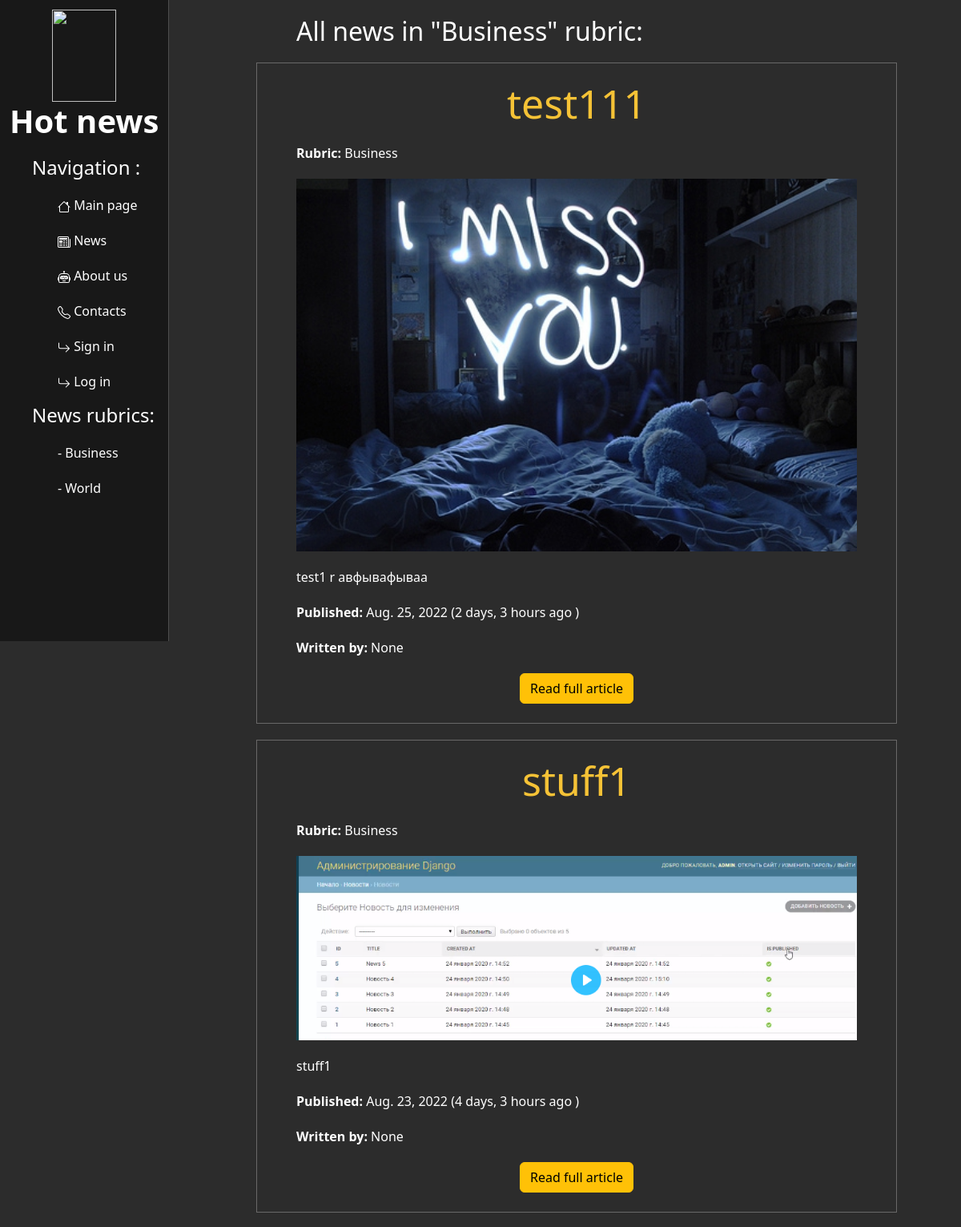
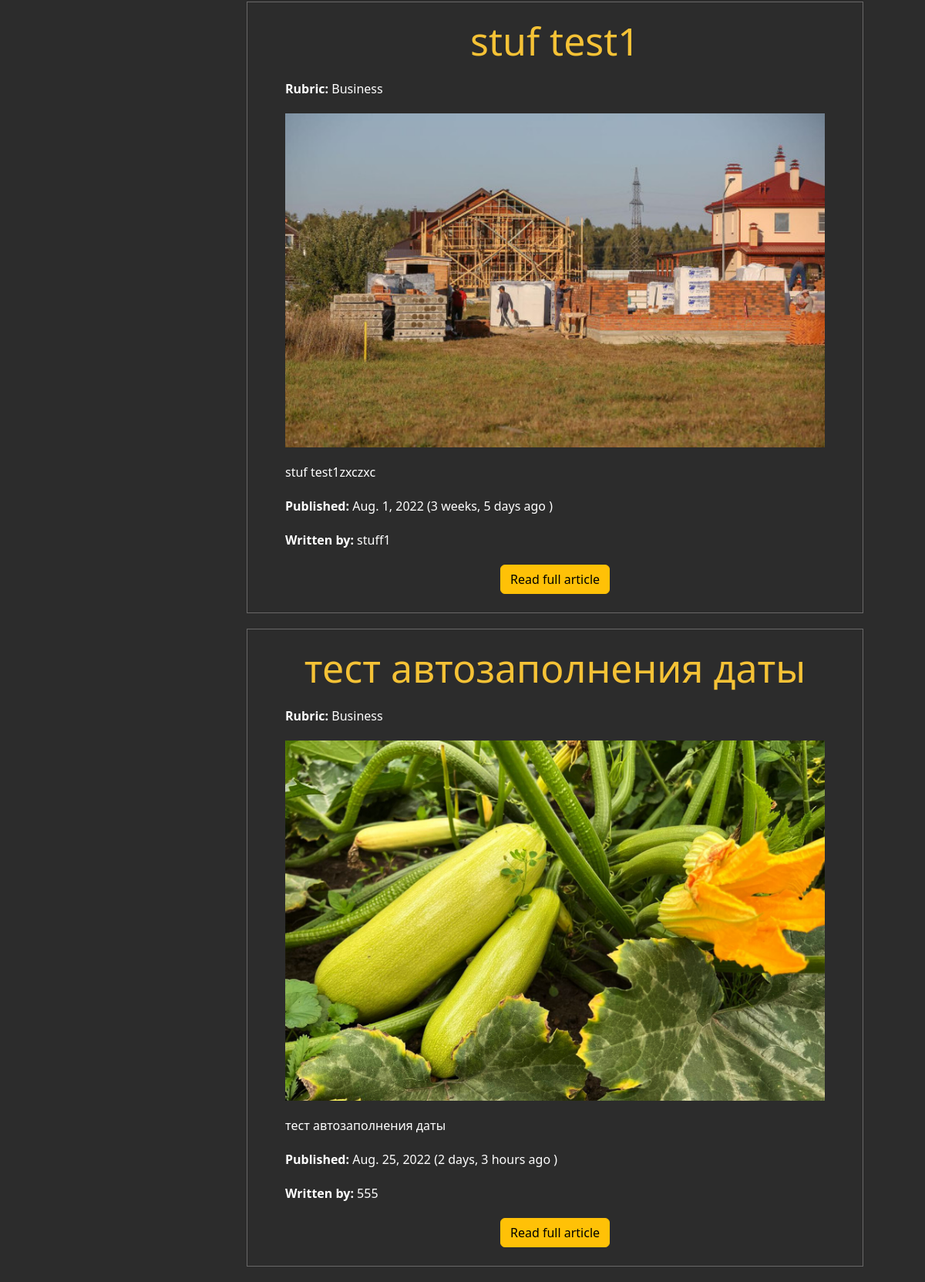
/news/by_rubric/1/, run on the app's committed database (2 pictures, top to bottom).
### news/models.py (models this page shows, shortened)
class Rubric(models.Model):
    name = models.CharField(max_length=150,
                            help_text="Enter the article's rubric",
                            verbose_name="The article's rubric")
    def __str__(self):
        return self.name

class NewsArticles(models.Model):
    title = models.CharField('name', max_length=100)
    text = models.TextField('full_text')
    date = models.DateField('Date', auto_now_add=True)
    photo = models.ImageField(upload_to='photos/%Y/%m/%d/', null=True, blank=True)
    author = models.ForeignKey(User, on_delete=models.PROTECT,
                               help_text="Select the author",
                               verbose_name="Author",
                               null=True, blank=True)
    rubric = models.ForeignKey('Rubric', on_delete=models.PROTECT,
                               help_text="Choose the rubric",
                               verbose_name="Rubric",
                               null=True)
    class Meta:
        verbose_name = "News article"
        verbose_name_plural = "News articles"

### news/views.py (the view)
# urls.py: path('by_rubric/<int:rubric_id>/', views.by_rubric, name='by_rubric'),
def by_rubric(request, rubric_id):
    news_by_rubric = NewsArticles.objects.filter(rubric=rubric_id)
    rubrics = Rubric.objects.all()
    current_rubric = Rubric.objects.get(pk=rubric_id)
    context = {'news_by_rubric': news_by_rubric,
               'rubrics': rubrics,
               'current_rubric': current_rubric,
               }
    return render(request, 'news/by_rubric.html', context)

### news/templates/news/by_rubric.html (shortened to what this page needs)
{% extends "main/base.html" %}
{% block content %}
<div class="features">
    <div class="news_roll">
        <h2>All news in "{{current_rubric}}" rubric: </h2>
        {% if news_by_rubric %}
            {% for article in news_by_rubric %}
                <div class='article'>
                    <h1> {{ article.title }} </h1>
                    <p> <strong>Rubric: </strong> {{ article.rubric }} </p>
                    <img src="{{ article.photo.url }}" width ="700">
                    <p> {{ article.text }} </p>
                    <p><strong>Published:</strong> {{article.date}}  ({{article.date|timesince}} ago )</p>
                    <p><strong>Written by: </strong> {{article.author}}</p>
                    <a href="{% url 'DetailView' article.id %}" class="btn btn-warning"> Read full article </a>
                    <br>
                    <br>
                </div>
            {% endfor %}
        {% endif %}
    </div>
</div>
{% endblock content %}

### main/templates/main/base.html (shortened to what this page needs)
<!DOCTYPE html>
<html lang="en">
{% load static %}
<head>
    <link rel="stylesheet" href="https://cdn.jsdelivr.net/npm/bootstrap@5.2.0-beta1/dist/css/bootstrap.min.css">
    <link rel="stylesheet" href="{%static 'main/css/main.css' %}">
</head>
<body>
<div class=".container-fluid">
    <div class="row">
        <div class=".col-">
            <aside>
                <div>
                    <img src="{% static 'main/img/fire.png' %}">
                    <h1 class="logo"> Hot news </h1>
                </div>
                <div style="padding-left: 15%">
                    <h4>Navigation :</h4>
                    <ul>
                        <li><a href="{% url 'index' %}">  </i> Main page</a></li>
                        <li><a href="{% url 'news_index' %}"> News </a></li>
                        <li><a href="{% url 'about' %}"> About us </a></li>
                        <li><a href="{% url 'contacts' %}"> Contacts </a></li>
                        {% if user.is_authenticated %}
                          <li><a href="{% url 'add_an_article' %}"><svg xmlns="http://www.w3.org/2000/svg" width="16" height="16" fill="currentColor" class="bi bi-plus-square" viewBox="0 0 16 16">
                            <path d="M14 1a1 1 0 0 1 1 1v12a1 1 0 0 1-1 1H2a1 1 0 0 1-1-1V2a1 1 0 0 1 1-1h12zM2 0a2 2 0 0 0-2 2v12a2 2 0 0 0 2 2h12a2 2 0 0 0 2-2V2a2 2 0 0 0-2-2H2z"/>
                            <path d="M8 4a.5.5 0 0 1 .5.5v3h3a.5.5 0 0 1 0 1h-3v3a.5.5 0 0 1-1 0v-3h-3a.5.5 0 0 1 0-1h3v-3A.5.5 0 0 1 8 4z"/>
                            </svg> Add article </a></li>
                          <li><a href="{% url 'logout' %}"><svg xmlns="http://www.w3.org/2000/svg" width="16" height="16" fill="currentColor" class="bi bi-arrow-90deg-down" viewBox="0 0 16 16">
                            <path fill-rule="evenodd" d="M4.854 14.854a.5.5 0 0 1-.708 0l-4-4a.5.5 0 0 1 .708-.708L4 13.293V3.5A2.5 2.5 0 0 1 6.5 1h8a.5.5 0 0 1 0 1h-8A1.5 1.5 0 0 0 5 3.5v9.793l3.146-3.147a.5.5 0 0 1 .708.708l-4 4z"/>
                            </svg></i> log out </a></li>
                        {% else %}
                          <li><a href="{% url 'register' %}"></i> Sign in </a></li>
                          <li><a href="{% url 'login' %}"></i> Log in </a></li>
                        {% endif %}
                    </ul>
                    {% if rubrics %}
                        <h4>News rubrics:</h4>
                        <ul>
                            {%for rubric in rubrics%}
                                <li><a href="{% url 'by_rubric' rubric.pk %}"> - {{rubric.name}}</a></li>
                            {%endfor%}
                        </ul>
                    {% endif %}
                </div>
            </aside>
        </div>
        <div class=".col-md">
            <main>
                {% block content %}
                {% endblock content %}
            </main>
        </div>
    </div>
</div>
</body>
</html>

### main/static/main/css/main.css (style rules this page uses)
body { background: #2c2c2c; }
aside { background: #181818; float: left; padding: 1%; height:100vh; color:#fff; border-right: 1px solid #4d4d4d; position: fixed; }
aside img { width: 80px; height: 115px; display: block; margin-left: auto; margin-right: auto }
aside .logo { margin-top: 0px; text-align: center; font-weight: bold; }
aside a { text-decoration-line: none; color: #fff; }
aside ul { list-style: none; }
aside ul li { color: #fff; display: block; margin-top: 20px; transition: transform .5s ease; }
.article { border: 1px solid #696868; max-width: 800px; margin: 20px auto; }
main .features { float: right; color: #fff; text-align: center; width: 80%; }
main .features p,h1, h2, h3 { max-width: 700px; margin: 20px auto; text-align: justify; }
main .features h1 { font-size: 50px; color: #f5c236; text-align: center; }

### data on the page
Rubric: name "Business"
Rubric: name "World"
NewsArticles: title "test111", rubric "Business", photo (picture), text "test1 r авфывафываа", date "Aug. 25, 2022", date "2 days, 3 hours", author "None"
NewsArticles: title "stuff1", rubric "Business", photo (picture), text "stuff1", date "Aug. 23, 2022", date "4 days, 3 hours", author "None"
NewsArticles: title "stuf test1", rubric "Business", photo (picture), text "stuf test1zxczxc", date "Aug. 1, 2022", date "3 weeks, 5 days", author "stuff1"
NewsArticles: title "тест автозаполнения даты", rubric "Business", photo (picture), text "тест автозаполнения даты", date "Aug. 25, 2022", date "2 days, 3 hours", author "555"
